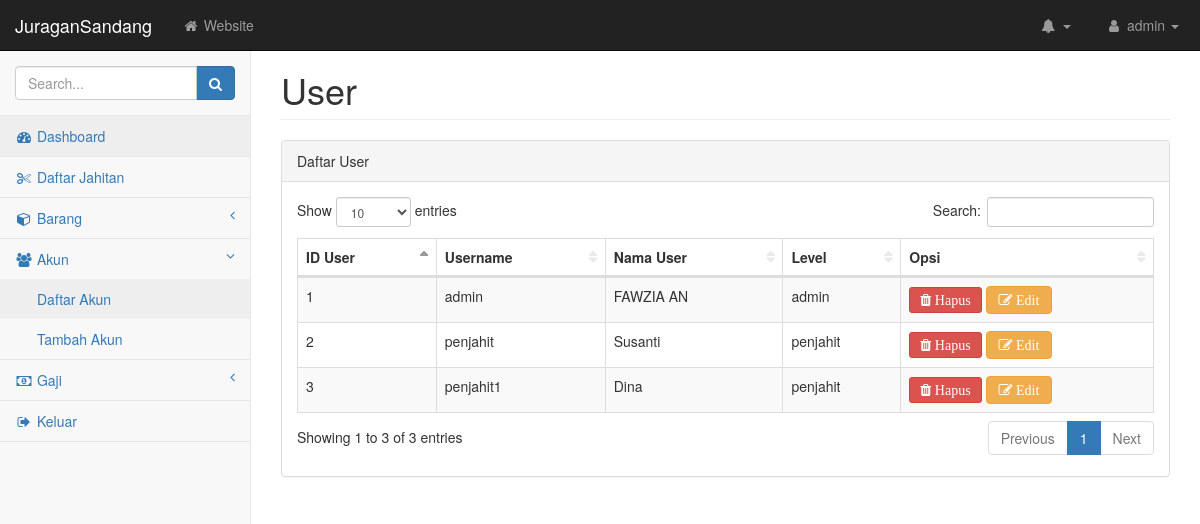
/admin.php?page=user (signed in), run on the app's committed database.
### tables this page shows
CREATE TABLE `user` (
  `id_user` int(4) NOT NULL,
  `username` varchar(30) NOT NULL,
  `password` varchar(30) NOT NULL,
  `nama_user` varchar(30) NOT NULL,
  `level` varchar(8) NOT NULL
);

### admin/user.php (the view, shortened to what this page needs)
<div id="page-wrapper">
                <div class="container-fluid">
                    <div class="row">
                        <div class="col-lg-12">
                            <h1 class="page-header">User</h1>
                        </div>
                    </div>
                    <div class="row">
                        <div class="col-lg-12">
                            <div class="panel panel-default">
                                <div class="panel-heading">
                                    Daftar User
                                </div>
                                <div class="panel-body">
                                    <div class="table-responsive">
                                        <table class="table table-striped table-bordered table-hover" id="dataTables-example">
                                            <thead>
                                                <tr>
                                                    <th>ID User</th>
                                                    <th>Username</th>
                                                     <th>Nama User</th>
                                                     <th>Level</th>
                                                     <th>Opsi</th>
                                                </tr>
                                            </thead>
                                            <tbody>
                                                <tr class="odd gradeX">
                                                  <?php
 include ("koneksi.php");
    $userSQL = "SELECT * from user";
    $userQRY = mysqli_query($koneksi, $userSQL)  or die ("Query barang salah : ".mysql_error());
     foreach($userQRY as $userRow) {
    $id_user = $userRow['id_user'];
    ?>
                                                    <td><?php echo $id_user; ?> </td>
                                                    <td><?php echo $userRow['username']; ?></td>
                                                    <td><?php echo $userRow['nama_user']; ?></td>
                                                    <td><?php echo $userRow['level']; ?></td>
                                                    <td><a class="btn btn-danger btn-sm fa  fa-trash " href="?page=user_hapus&kode=<?php echo $id_user; ?>"onclick="return confirm('ANDA YAKIN AKAN MENGHAPUS DATA PENTING INI ... ?')"> Hapus</a>  <a class="btn btn-warning fa  fa-edit " href="?page=user_edit&kode=<?php echo $id_user; ?>"onclick="return confirm('ANDA YAKIN AKAN MENGEDIT DATA PENTING INI ... ?')"> Edit</a> </td>
                                                </tr>
                                                <?php } ?>
                                            </tbody>
                                        </table>
                                    </div>
                                </div>
                            </div>
                        </div>
                    </div>
                </div>
            </div>

### css/startmin.css (style rules this page uses)
body { background-color: #f8f8f8; }
#page-wrapper { padding-top: 30px; min-height: 568px; background-color: #fff; }
@media (min-width:768px) { #page-wrapper { position: inherit; margin-left: 250px; padding: 30px 15px 0 15px; border-left: 1px solid #e7e7e7; } }
table.dataTable thead .sorting, table.dataTable thead .sorting_asc, table.dataTable thead .sorting_desc, table.dataTable thead .sorting_asc_disabled, table.dataTable thead .sorting_desc_disabled { background: 0 0; }
table.dataTable thead .sorting_asc:after { content: "\f0de"; float: right; font-family: fontawesome; }
table.dataTable thead .sorting:after { content: "\f0dc"; float: right; font-family: fontawesome; color: rgba(50,50,50,.5); }

### data on the page
user: id_user "1", username "admin", nama_user "FAWZIA AN", level "admin"
user: id_user "2", username "penjahit", nama_user "Susanti", level "penjahit"
user: id_user "3", username "penjahit1", nama_user "Dina", level "penjahit"

### other printed values
$_SESSION['username'] "admin"
